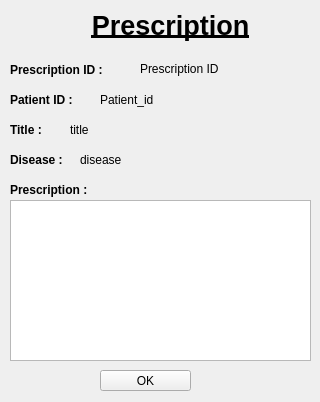
<?xml version="1.0" encoding="UTF-8"?>
<ui version="4.0">
 <class>writePrescription</class>
 <widget class="QWidget" name="writePrescription">
  <property name="windowModality">
   <enum>Qt::ApplicationModal</enum>
  </property>
  <property name="geometry">
   <rect>
    <x>0</x>
    <y>0</y>
    <width>320</width>
    <height>402</height>
   </rect>
  </property>
  <property name="windowTitle">
   <string>Form</string>
  </property>
  <widget class="QLabel" name="prescriptionLabel">
   <property name="geometry">
    <rect>
     <x>40</x>
     <y>0</y>
     <width>261</width>
     <height>51</height>
    </rect>
   </property>
   <property name="text">
    <string>&lt;html&gt;&lt;head/&gt;&lt;body&gt;&lt;p align=&quot;center&quot;&gt;&lt;span style=&quot; font-size:20pt; font-weight:600; text-decoration: underline;&quot;&gt;Prescription&lt;/span&gt;&lt;/p&gt;&lt;/body&gt;&lt;/html&gt;</string>
   </property>
  </widget>
  <widget class="QPushButton" name="okButton">
   <property name="geometry">
    <rect>
     <x>100</x>
     <y>370</y>
     <width>91</width>
     <height>21</height>
    </rect>
   </property>
   <property name="text">
    <string>OK</string>
   </property>
  </widget>
  <widget class="QLabel" name="patientIDLabel">
   <property name="geometry">
    <rect>
     <x>10</x>
     <y>90</y>
     <width>81</width>
     <height>21</height>
    </rect>
   </property>
   <property name="text">
    <string>&lt;html&gt;&lt;head/&gt;&lt;body&gt;&lt;p&gt;&lt;span style=&quot; font-weight:600;&quot;&gt;Patient ID :&lt;/span&gt;&lt;/p&gt;&lt;/body&gt;&lt;/html&gt;</string>
   </property>
  </widget>
  <widget class="QLabel" name="titleLabel">
   <property name="geometry">
    <rect>
     <x>10</x>
     <y>120</y>
     <width>61</width>
     <height>21</height>
    </rect>
   </property>
   <property name="text">
    <string>&lt;html&gt;&lt;head/&gt;&lt;body&gt;&lt;p&gt;&lt;span style=&quot; font-weight:600;&quot;&gt;Title :&lt;/span&gt;&lt;/p&gt;&lt;/body&gt;&lt;/html&gt;</string>
   </property>
  </widget>
  <widget class="QTextBrowser" name="prescription">
   <property name="geometry">
    <rect>
     <x>10</x>
     <y>200</y>
     <width>301</width>
     <height>161</height>
    </rect>
   </property>
   <property name="html">
    <string>&lt;!DOCTYPE HTML PUBLIC &quot;-//W3C//DTD HTML 4.0//EN&quot; &quot;http://www.w3.org/TR/REC-html40/strict.dtd&quot;&gt;
&lt;html&gt;&lt;head&gt;&lt;meta name=&quot;qrichtext&quot; content=&quot;1&quot; /&gt;&lt;style type=&quot;text/css&quot;&gt;
p, li { white-space: pre-wrap; }
&lt;/style&gt;&lt;/head&gt;&lt;body style=&quot; font-family:'Ubuntu'; font-size:11pt; font-weight:400; font-style:normal;&quot;&gt;
&lt;p style=&quot;-qt-paragraph-type:empty; margin-top:0px; margin-bottom:0px; margin-left:0px; margin-right:0px; -qt-block-indent:0; text-indent:0px;&quot;&gt;&lt;br /&gt;&lt;/p&gt;&lt;/body&gt;&lt;/html&gt;</string>
   </property>
  </widget>
  <widget class="QLabel" name="prescriptionLabel1">
   <property name="geometry">
    <rect>
     <x>10</x>
     <y>180</y>
     <width>111</width>
     <height>21</height>
    </rect>
   </property>
   <property name="text">
    <string>&lt;html&gt;&lt;head/&gt;&lt;body&gt;&lt;p&gt;&lt;span style=&quot; font-weight:600;&quot;&gt;Prescription :&lt;/span&gt;&lt;/p&gt;&lt;/body&gt;&lt;/html&gt;</string>
   </property>
  </widget>
  <widget class="QLabel" name="prescriptionIdLabel">
   <property name="geometry">
    <rect>
     <x>10</x>
     <y>60</y>
     <width>121</width>
     <height>21</height>
    </rect>
   </property>
   <property name="text">
    <string>&lt;html&gt;&lt;head/&gt;&lt;body&gt;&lt;p&gt;&lt;span style=&quot; font-weight:600;&quot;&gt;Prescription ID :&lt;/span&gt;&lt;/p&gt;&lt;/body&gt;&lt;/html&gt;</string>
   </property>
  </widget>
  <widget class="QLabel" name="prescriptionID">
   <property name="geometry">
    <rect>
     <x>140</x>
     <y>60</y>
     <width>171</width>
     <height>17</height>
    </rect>
   </property>
   <property name="text">
    <string>Prescription ID</string>
   </property>
  </widget>
  <widget class="QLabel" name="patientId">
   <property name="geometry">
    <rect>
     <x>100</x>
     <y>90</y>
     <width>201</width>
     <height>20</height>
    </rect>
   </property>
   <property name="text">
    <string>Patient_id</string>
   </property>
  </widget>
  <widget class="QLabel" name="title">
   <property name="geometry">
    <rect>
     <x>70</x>
     <y>120</y>
     <width>241</width>
     <height>20</height>
    </rect>
   </property>
   <property name="text">
    <string>title</string>
   </property>
  </widget>
  <widget class="QLabel" name="diseaseLabel">
   <property name="geometry">
    <rect>
     <x>10</x>
     <y>150</y>
     <width>71</width>
     <height>21</height>
    </rect>
   </property>
   <property name="text">
    <string>&lt;html&gt;&lt;head/&gt;&lt;body&gt;&lt;p&gt;&lt;span style=&quot; font-weight:600;&quot;&gt;Disease : &lt;/span&gt;&lt;/p&gt;&lt;/body&gt;&lt;/html&gt;</string>
   </property>
  </widget>
  <widget class="QLabel" name="disease">
   <property name="geometry">
    <rect>
     <x>80</x>
     <y>150</y>
     <width>241</width>
     <height>20</height>
    </rect>
   </property>
   <property name="text">
    <string>disease</string>
   </property>
  </widget>
 </widget>
 <resources/>
 <connections/>
</ui>
